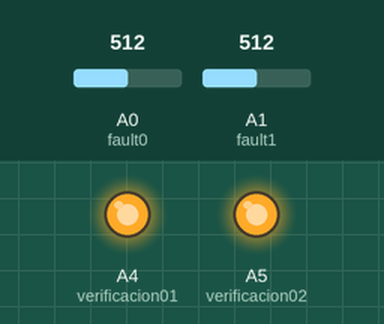
Recording of a sketch running on a simulated Arduino Uno, built with avr-gcc and run on an emulated ATmega328P. Shown: output pins drawn as LEDs (lit = HIGH). The inputs (shaded band) are chosen by the test bench; at power-on: A0 (fault0) = 512, A1 (fault1) = 512. What the sketch prints to the serial monitor is not drawn.

Above: at 1.2 s.
1.3 s: A0 (fault0) set to 138
3.3 s: A0 (fault0) set to 115
At 4.2 s:
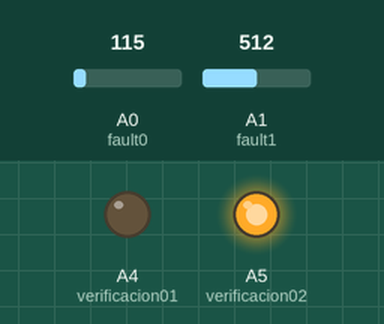
4.8 s: A1 (fault1) set to 136
6.6 s: A1 (fault1) set to 122
At 7.2 s:
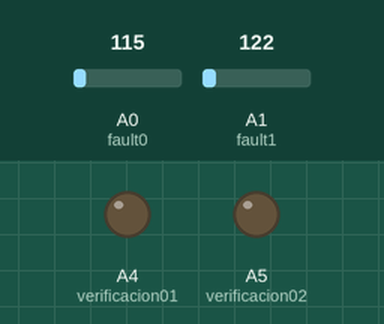
8.1 s: A0 (fault0) set to 1023
At 8.4 s:
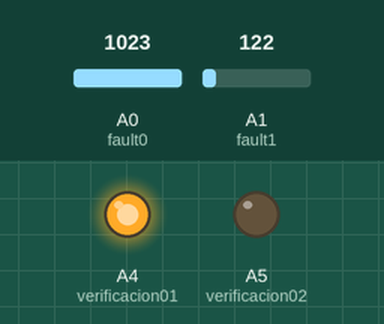
9.6 s: A1 (fault1) set to 306
At 10.8 s:
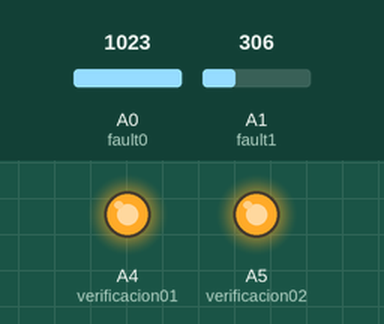
Timing chart, 0 to 12.4 s (numbered marks = the images above; inputs shaded):
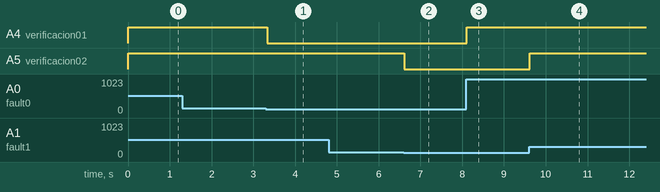

The sketch:

lectoSenalesPlaca.ino
```cpp
int fault0=A0; // señal de error 0
int fault1=A1; // señal de error 1
int verificacion01=A4;
int verificacion02=A5;
int errorFault0=0;
int errorFault1=0;

void setup() {
  Serial.begin(9600);
  pinMode(verificacion01,OUTPUT);
  pinMode(verificacion02,OUTPUT);
}

void loop() {
  readerSignals();
}
void readerSignals(){
  do{
    errorFault0=analogRead(fault0);
    errorFault1=analogRead(fault1);
    analogWrite(verificacion01,errorFault0);
    analogWrite(verificacion02,errorFault1);
    Serial.print(";error Fault0 :");
    Serial.print(";");
    Serial.print(errorFault0);
    Serial.print(";error Fault1: ");
    Serial.print(";");
    Serial.print(errorFault1);
  }
   while (true);
}
```

Measured:
- the behaviour switches between 128 and 127 on A0 (fault0) (found by bisection; images 0 and 1)
- the behaviour switches between 128 and 127 on A1 (fault1) (found by bisection; images 1 and 2)
- after the input at 1.3 s, every drawn part: stays the same
- after the input at 3.3 s, A4 (verificacion01): HIGH → LOW at once
- after the input at 4.8 s, every drawn part: stays the same
- after the input at 6.6 s, A5 (verificacion02): HIGH → LOW at once
- after the input at 8.1 s, A4 (verificacion01): LOW → HIGH at once
- after the input at 9.6 s, A5 (verificacion02): LOW → HIGH at once
